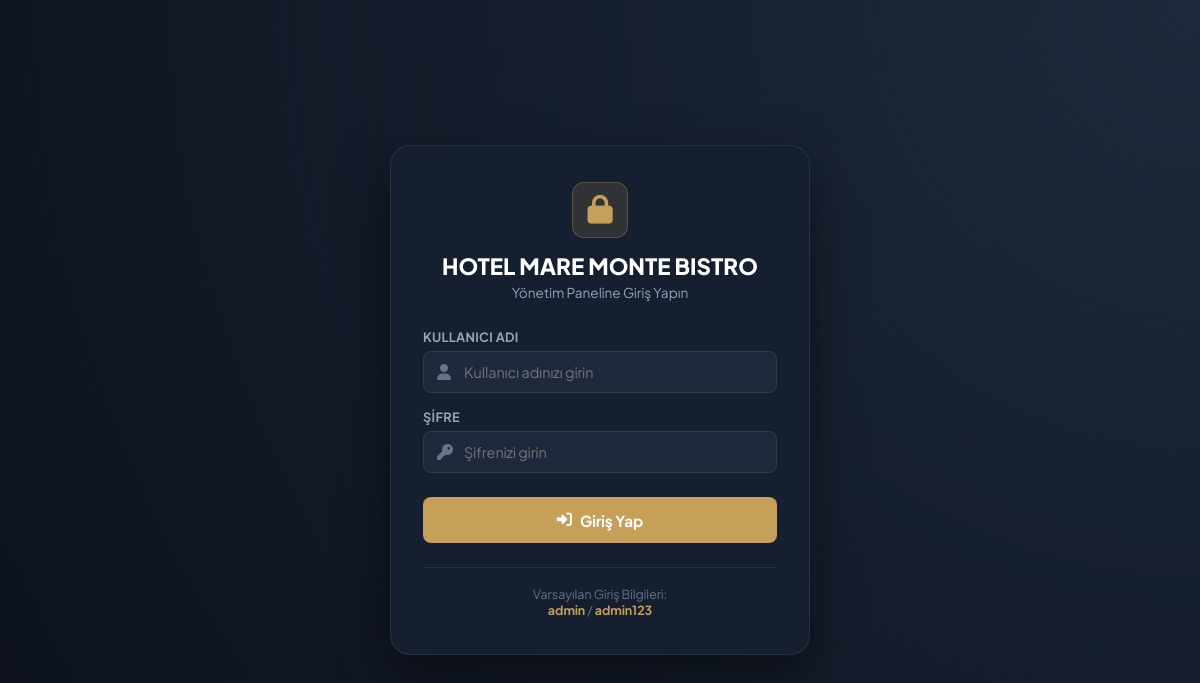
Before: /admin/login.php with the older database file.
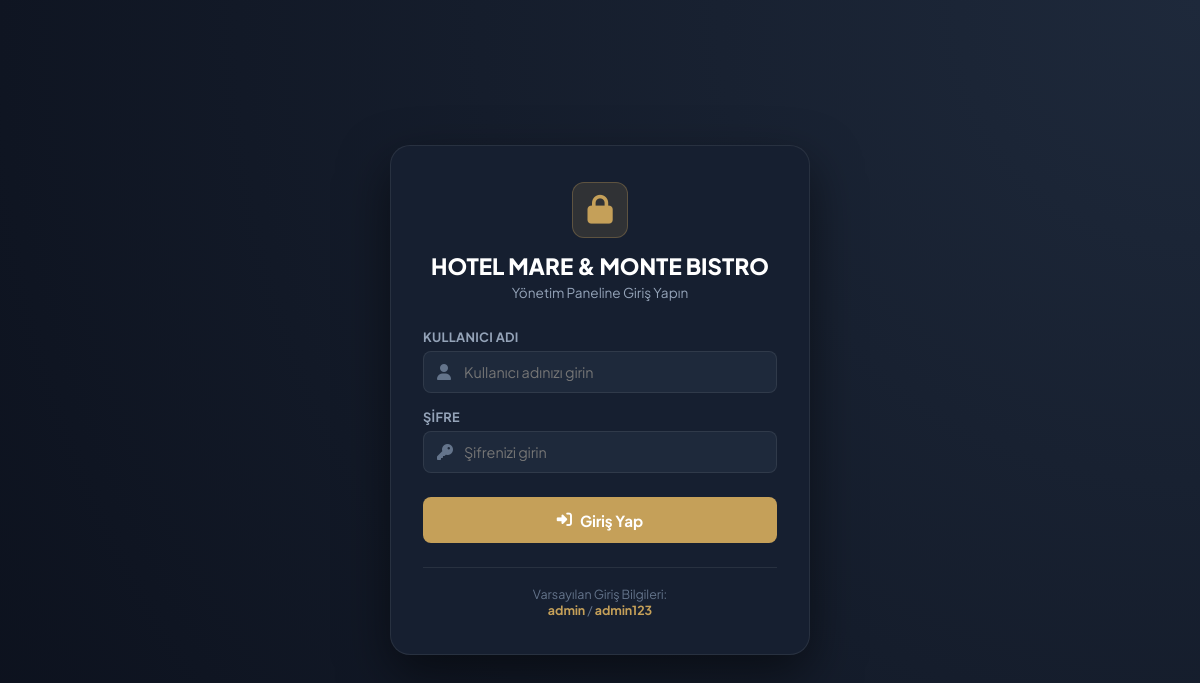
After: the same page with the newer database file.
### tables this page shows
CREATE TABLE settings (
        id INTEGER PRIMARY KEY AUTOINCREMENT,
        setting_key VARCHAR(100) UNIQUE,
        setting_value TEXT,
        updated_at DATETIME DEFAULT CURRENT_TIMESTAMP
    );

### database.php (called while the page is built, shortened)
<?php
try {
    if (DB_DRIVER === 'sqlite') {
        $pdo = new PDO('sqlite:' . DB_SQLITE_PATH);
    } else {
        $pdo = new PDO(
            'mysql:host=' . DB_HOST . ';dbname=' . DB_NAME . ';charset=' . DB_CHARSET,
            DB_USER,
            DB_PASS
        );
    }
    $pdo->setAttribute(PDO::ATTR_ERRMODE, PDO::ERRMODE_EXCEPTION);
    $pdo->setAttribute(PDO::ATTR_DEFAULT_FETCH_MODE, PDO::FETCH_ASSOC);
} catch (PDOException $e) {
    die("Veritabanı bağlantı hatası: " . $e->getMessage());
}
function getSetting($key, $default = '') {
    global $pdo;
    try {
        $stmt = $pdo->prepare("SELECT setting_value FROM settings WHERE setting_key = ?");
        $stmt->execute([$key]);
        $res = $stmt->fetch();
        return $res ? $res['setting_value'] : $default;
    } catch (Exception $e) {
        return $default;
    }
}

### admin/login.php (the view, shortened to what this page needs)
<?php
require_once __DIR__ . '/../database.php';
$restaurantName = getSetting('restaurant_name', 'Gusto QR Menü');
?>
<!DOCTYPE html>
<html lang="tr">
<head>
    <link rel="stylesheet" href="https://cdnjs.cloudflare.com/ajax/libs/font-awesome/6.4.0/css/all.min.css">
    <link rel="stylesheet" href="../assets/css/admin.css">
</head>
<body>
    <div class="login-box">
        <div class="login-header">
            <div class="login-icon">
                <i class="fas fa-lock"></i>
            </div>
            <h2 style="font-size: 1.4rem; font-weight: 800; color: #fff;"><?php echo htmlspecialchars($restaurantName); ?></h2>
            <p style="font-size: 0.85rem; color: var(--text-muted); margin-top: 4px;">Yönetim Paneline Giriş Yapın</p>
        </div>
        <form method="POST" action="login.php">
            <div class="form-group">
                <label class="form-label">Kullanıcı Adı</label>
                <div style="position: relative;">
                    <input type="text" name="username" class="form-control" placeholder="Kullanıcı adınızı girin" required autofocus style="padding-left: 40px;">
                    <i class="fas fa-user" style="position: absolute; left: 14px; top: 50%; transform: translateY(-50%); color: var(--text-dim);"></i>
                </div>
            </div>
            <div class="form-group" style="margin-bottom: 24px;">
                <label class="form-label">Şifre</label>
                <div style="position: relative;">
                    <input type="password" name="password" class="form-control" placeholder="Şifrenizi girin" required style="padding-left: 40px;">
                    <i class="fas fa-key" style="position: absolute; left: 14px; top: 50%; transform: translateY(-50%); color: var(--text-dim);"></i>
                </div>
            </div>
            <button type="submit" class="btn btn-primary" style="width: 100%; height: 46px; font-size: 0.95rem; font-weight: 700;">
                <i class="fas fa-right-to-bracket"></i> Giriş Yap
            </button>
        </form>
        <div style="margin-top: 24px; padding-top: 18px; border-top: 1px solid var(--border); text-align: center;">
            <div style="font-size: 0.78rem; color: var(--text-dim);">
                Varsayılan Giriş Bilgileri:<br>
                <strong style="color: var(--primary);">admin</strong> / <strong style="color: var(--primary);">admin123</strong>
            </div>
        </div>
    </div>
</body>
</html>

Changed rows visible on the page:
changed settings: setting_value "HOTEL MARE MONTE BISTRO" → "HOTEL MARE & MONTE BISTRO"
